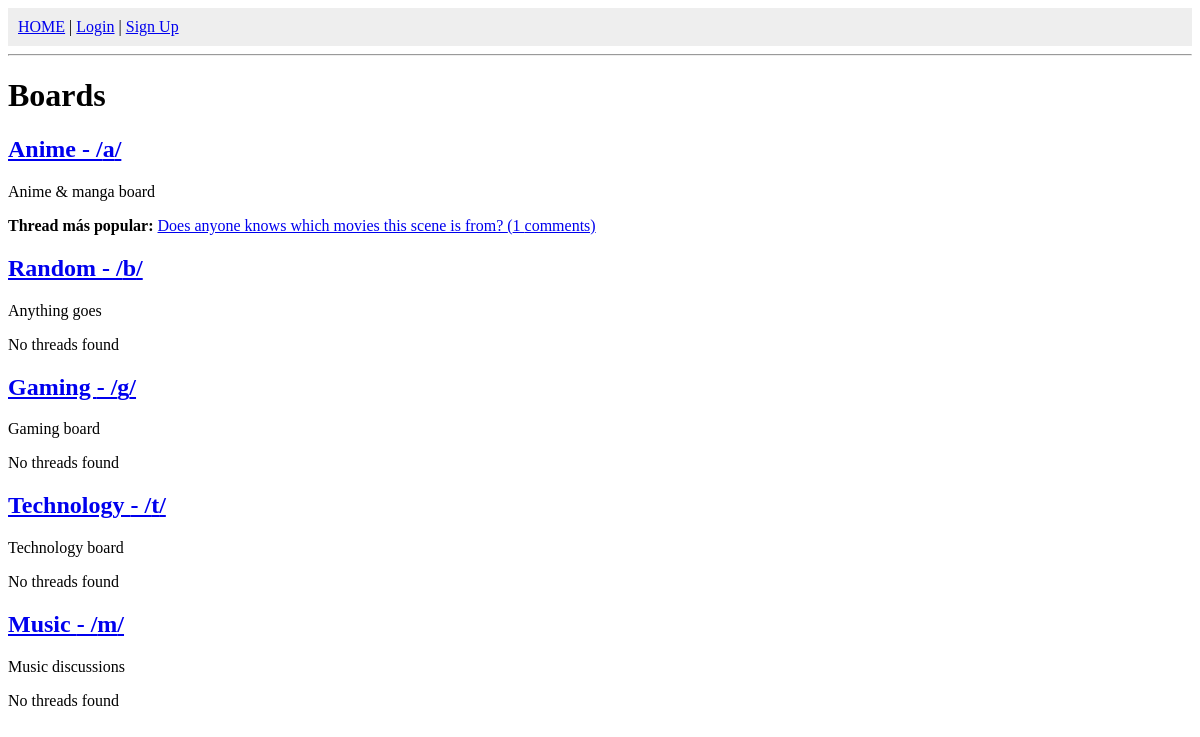
The app's page /, older data.
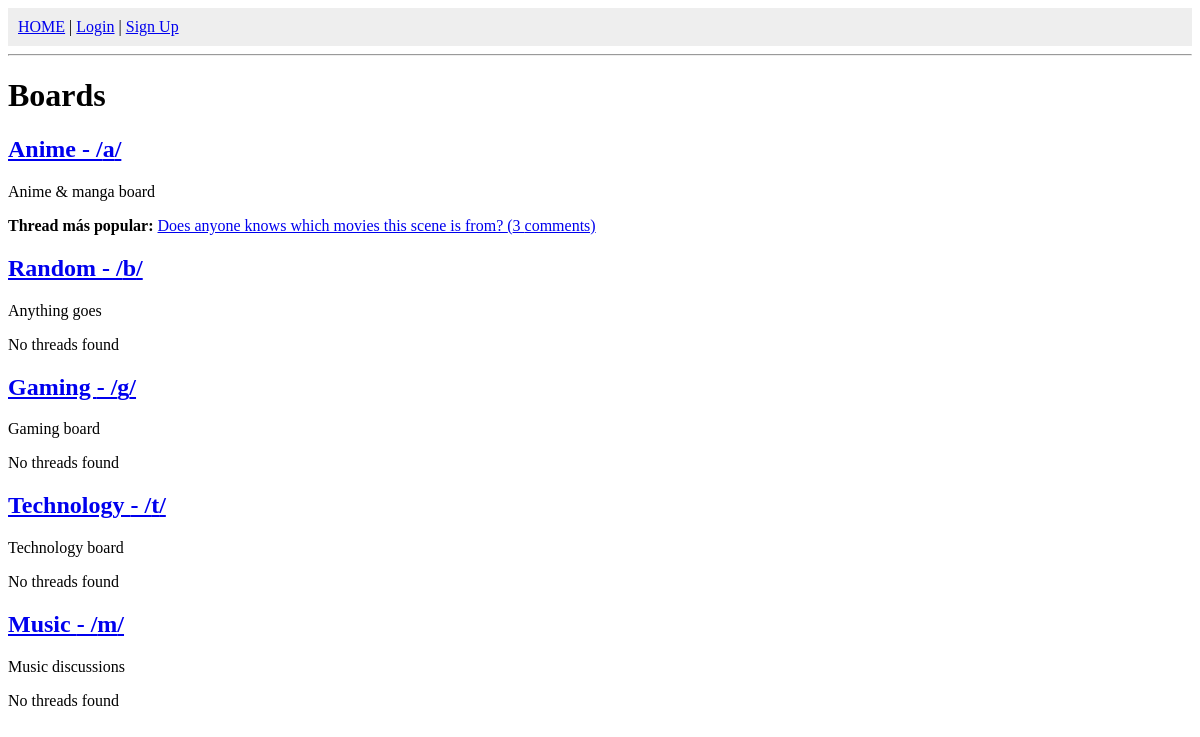
The same page, newer data.
### forum/models.py (models this page shows, shortened)
class Board(models.Model):
    id = models.AutoField(primary_key=True)
    name = models.CharField(max_length=100, unique=True)
    short_name = models.CharField(max_length=10, unique=True)
    description = models.TextField()

class Thread(models.Model):
    id = models.AutoField(primary_key=True)
    board = models.ForeignKey(Board, on_delete=models.CASCADE, related_name="threads")
    user = models.ForeignKey(User, on_delete=models.CASCADE, related_name="threads")
    title = models.CharField(max_length=225)
    description = models.TextField()
    created_at = models.DateTimeField(auto_now_add=True)
    updated_at = models.DateTimeField(auto_now=True)
    activity = models.PositiveIntegerField(default=0)
    class Meta:
        ordering = ['-created_at'] # Default: newest first

### forum/views.py (the view)
# urls.py: 2. Add a URL to urlpatterns:  path('', views.home, name='home')
def home(request):
    boards = Board.objects.all()
    data = []
    for board in boards:
        popular = Thread.objects.filter(board=board).order_by('-activity').first()
        data.append({
            "board": board,
            "popular": popular,
        })
    return render(request, 'forum/home.html', {"data": data})

### forum/templates/forum/home.html
{% extends 'forum/base.html' %}
{% block content %}
<h1>Boards</h1>
{% for item in data %}
    <h2><a href="{% url 'board_detail' item.board.short_name %}">{{ item.board.name }} - /{{ item.board.short_name }}/</a></h2>
    <p>{{ item.board.description }}</p>
    {% if item.popular %}
        <p><strong>Thread más popular:</strong>
            <a href="{% url 'thread_detail' item.popular.id %}">
                {{ item.popular.title }} ({{ item.popular.activity }} comments)
            </a>
        </p>
    {% else %}
        <p>No threads found</p>
    {% endif %}
{% endfor %}
{% endblock %}

Row changes from the older to the newer data that the page shows:
changed through a linked row, Board "Anime": popular.activity "1" → "3"
